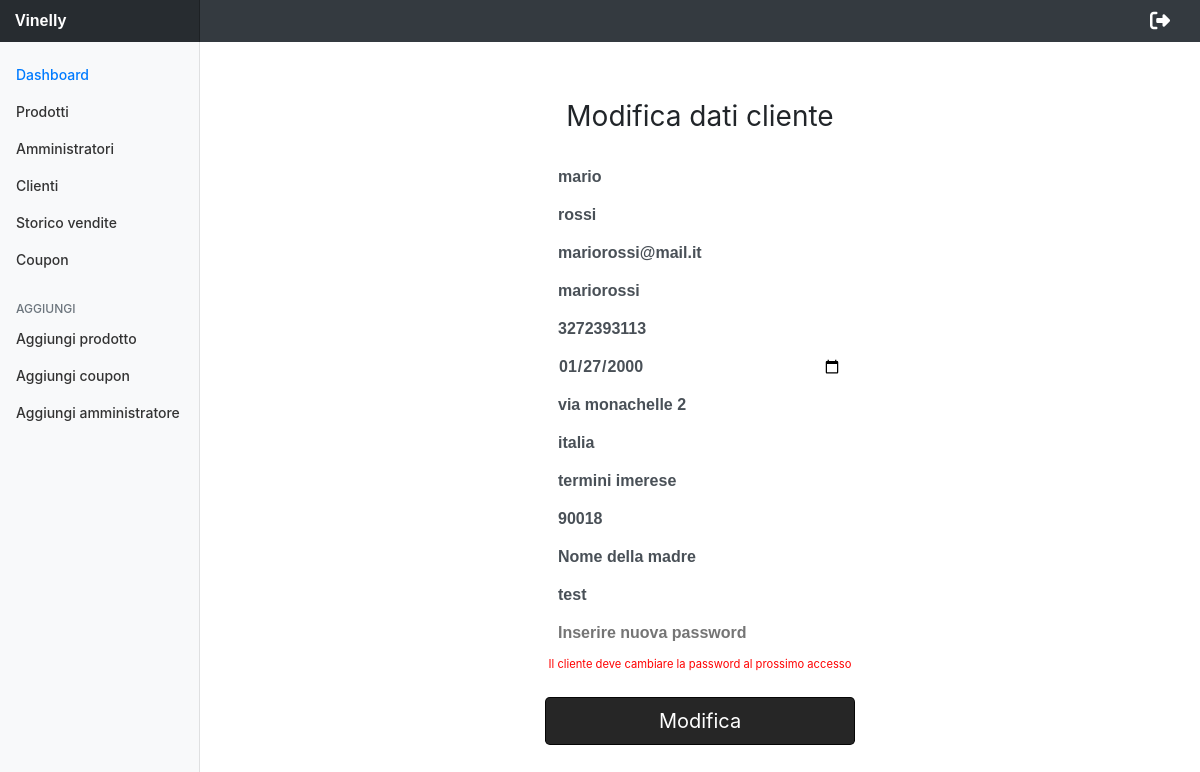
The page /pages/panel/edit_user.php?id=1 (signed in) on the database its author committed.
### tables this page shows
CREATE TABLE `clienti` (
  `id` int(11) NOT NULL,
  `id_indirizzo` int(11) NOT NULL,
  `nome` varchar(50) NOT NULL,
  `cognome` varchar(50) NOT NULL,
  `email` varchar(50) NOT NULL,
  `username` varchar(50) NOT NULL,
  `numero_di_telefono` varchar(50) NOT NULL,
  `password` varchar(50) NOT NULL,
  `data_nascita` date NOT NULL,
  `domanda_sicurezza` varchar(50) NOT NULL,
  `risposta_sicurezza` varchar(50) NOT NULL,
  `edit` int(11) NOT NULL
);

CREATE TABLE `indirizzi` (
  `id` int(11) NOT NULL,
  `stato` varchar(50) NOT NULL,
  `citta` varchar(50) NOT NULL,
  `cap` varchar(5) NOT NULL,
  `via` varchar(50) NOT NULL
);

### pages/panel/edit_user.php (the view, shortened to what this page needs)
<!doctype html>
<?php
include "session.php";
$query1 = "SELECT clienti.nome AS nome, clienti.cognome AS cognome, clienti.email AS email, clienti.username AS username, clienti.numero_di_telefono AS numero,
				clienti.data_nascita AS data, clienti.domanda_sicurezza AS domanda, clienti.risposta_sicurezza AS risposta, clienti.password AS password,
				indirizzi.stato AS stato, indirizzi.citta AS citta, indirizzi.cap AS cap, indirizzi.via AS via
				FROM clienti, indirizzi WHERE clienti.id_indirizzo =  indirizzi.id AND clienti.id = " . $_GET['id'];
$result = mysqli_query($db, $query1);
$datiCliente = mysqli_fetch_array($result, MYSQLI_ASSOC);
?>
<html lang="it">
<head>
	<link href="../css/common.css" rel="stylesheet">
	<link href="../../css/panel.css" rel="stylesheet">
</head>
<body>
	<?php
	include "panel_header.php";
	?>
	<div class="container-fluid">
		<div class="row">
			<?php
			include "panel_sidebar.php";
			?>
			<main role="main" class="col-md-9 ml-sm-auto col-lg-10 pt-3 px-4">
				<form class="form-signin text-center" method="post" action="">
					<h1 class="h3 mb-4 font-weight-normal">Modifica dati cliente</h1>
					<input type="text" id="inputNome" name="nome" value="<?php echo $datiCliente['nome'] ?>" class="form-control-dark" placeholder="Nome" required autofocus>
					<input type="text" id="inputCognome" name="cognome" value="<?php echo $datiCliente['cognome'] ?>" class="form-control-dark" placeholder="Cognome" required autofocus>
					<input type="email" id="inputEmail" name="email" value="<?php echo $datiCliente['email'] ?>" class="form-control-dark" placeholder="Email" required autofocus>
					<input type="text" id="inputUsername" name="username" value="<?php echo $datiCliente['username'] ?>" class="form-control-dark" placeholder="Username" required autofocus>
					<input type="text" id="inputNumero" name="telefono" value="<?php echo $datiCliente['numero'] ?>" class="form-control-dark" placeholder="Numero di telefono" required autofocus>
					<input type="date" id="inputDataNascita" name="dataNascita" value="<?php echo $datiCliente['data'] ?>" class="form-control-dark" placeholder="Data di nascita" required autofocus>
					<input type="text" id="inputIndirizzo" name="via" value="<?php echo $datiCliente['via'] ?>" class="form-control-dark" placeholder="Indirizzo" required autofocus>
					<input type="text" id="inputStato" name="stato" value="<?php echo $datiCliente['stato'] ?>" class="form-control-dark" placeholder="Stato" required autofocus>
					<input type="text" id="inputCitta" name="citta" value="<?php echo $datiCliente['citta'] ?>" class="form-control-dark" placeholder="Città" required autofocus>
					<input type="text" id="inputCAP" name="CAP" value="<?php echo $datiCliente['cap'] ?>" class="form-control-dark" placeholder="CAP" required autofocus>
					<input type="text" id="inputDomanda" name="domandaSicurezza" value="<?php echo $datiCliente['domanda'] ?>" class="form-control-dark" placeholder="Domanda di sicurezza" required autofocus>
					<input type="text" id="inputRisposta" name="rispostaSicurezza" value="<?php echo $datiCliente['risposta'] ?>" class="form-control-dark" placeholder="Risposta" required autofocus>
					<input type="text" id="inputPassword" name="password" class="form-control-dark" placeholder="Inserire nuova password" required autofocus>
					<small class="text-red">Il cliente deve cambiare la password al prossimo accesso</small>
					<br>
					<button class="btn btn-lg btn-primary btn-block mt-4" name="submit" type="submit">Modifica</button>
				</form>
			</main>
		</div>
	</div>
</body>
</html>

### css/panel.css (style rules this page uses)
body { font-size: .875rem; }
.form-control-dark { display: block; width: 100%; height: calc(2.25rem + 2px); padding: .375rem .75rem; font-size: 1rem; line-height: 1.5; color: #495057; background-color: #fff; background-clip: padding-box; border: 1px solid #fff; border-radius: .25rem; transition: border-color .15s ease-in-out, box-shadow .15s ease-in-out; font: bold 16px sans-serif; }
.form-signin { width: 100%; max-width: 330px; min-height: 330px; padding: 10px; margin: 2rem auto auto auto; }
.btn-primary { color: #fff; background-color: rgba(0, 0, 0, .85); border-color: rgba(0, 0, 0, .85); ; }

### rows shown on the page
clienti: nome "mario", cognome "rossi", email "mariorossi@mail.it", username "mariorossi", telefono "3272393113", dataNascita "01/27/2000", via "via monachelle 2", stato "italia", citta "termini imerese", CAP "90018", domandaSicurezza "Nome della madre", rispostaSicurezza "test"
